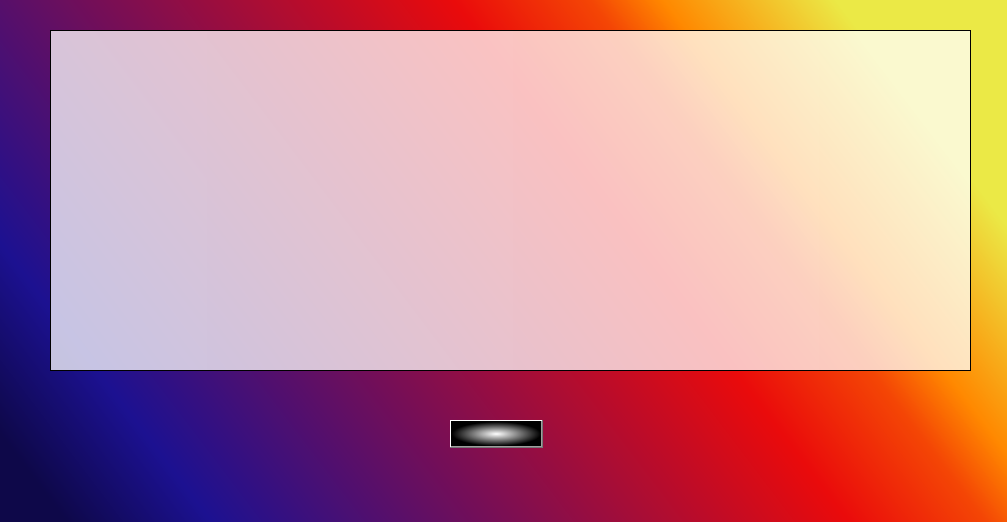
<?xml version="1.0" encoding="UTF-8"?>
<ui version="4.0">
 <class>ventanaPersonas</class>
 <widget class="QMainWindow" name="ventanaPersonas">
  <property name="geometry">
   <rect>
    <x>0</x>
    <y>0</y>
    <width>1007</width>
    <height>522</height>
   </rect>
  </property>
  <property name="windowTitle">
   <string>MainWindow</string>
  </property>
  <property name="styleSheet">
   <string notr="true">background-color: qlineargradient(spread:pad, x1:0, y1:0.83, x2:1, y2:0.437364, stop:0 rgba(14, 8, 73, 255), stop:0.124378 rgba(28, 17, 145, 255), stop:0.38806 rgba(126, 14, 81, 255), stop:0.671642 rgba(234, 11, 11, 255), stop:0.79 rgba(244, 70, 5, 255), stop:0.850746 rgba(255, 136, 0, 255), stop:1 rgba(235, 233, 70, 255));</string>
  </property>
  <widget class="QWidget" name="centralwidget">
   <widget class="QPushButton" name="crear">
    <property name="geometry">
     <rect>
      <x>450</x>
      <y>420</y>
      <width>93</width>
      <height>28</height>
     </rect>
    </property>
    <property name="styleSheet">
     <string notr="true">background-color: qradialgradient(spread:pad, cx:0.5, cy:0.5, radius:0.5, fx:0.5, fy:0.5, stop:0 rgba(255, 255, 255, 255), stop:1 rgba(0, 0, 0, 255));</string>
    </property>
    <property name="text">
     <string/>
    </property>
   </widget>
   <widget class="QTextEdit" name="textPersonas">
    <property name="geometry">
     <rect>
      <x>50</x>
      <y>30</y>
      <width>921</width>
      <height>341</height>
     </rect>
    </property>
    <property name="styleSheet">
     <string notr="true">background-color: qlineargradient(spread:pad, x1:0, y1:0, x2:1, y2:0, stop:0 rgba(255, 255, 255, 192), stop:1 rgba(255, 255, 255, 228));
background-color: qlineargradient(spread:pad, x1:0, y1:0, x2:1, y2:0, stop:0.00497512 rgba(255, 255, 255, 192), stop:1 rgba(255, 255, 255, 189));</string>
    </property>
   </widget>
  </widget>
 </widget>
 <resources/>
 <connections/>
</ui>
